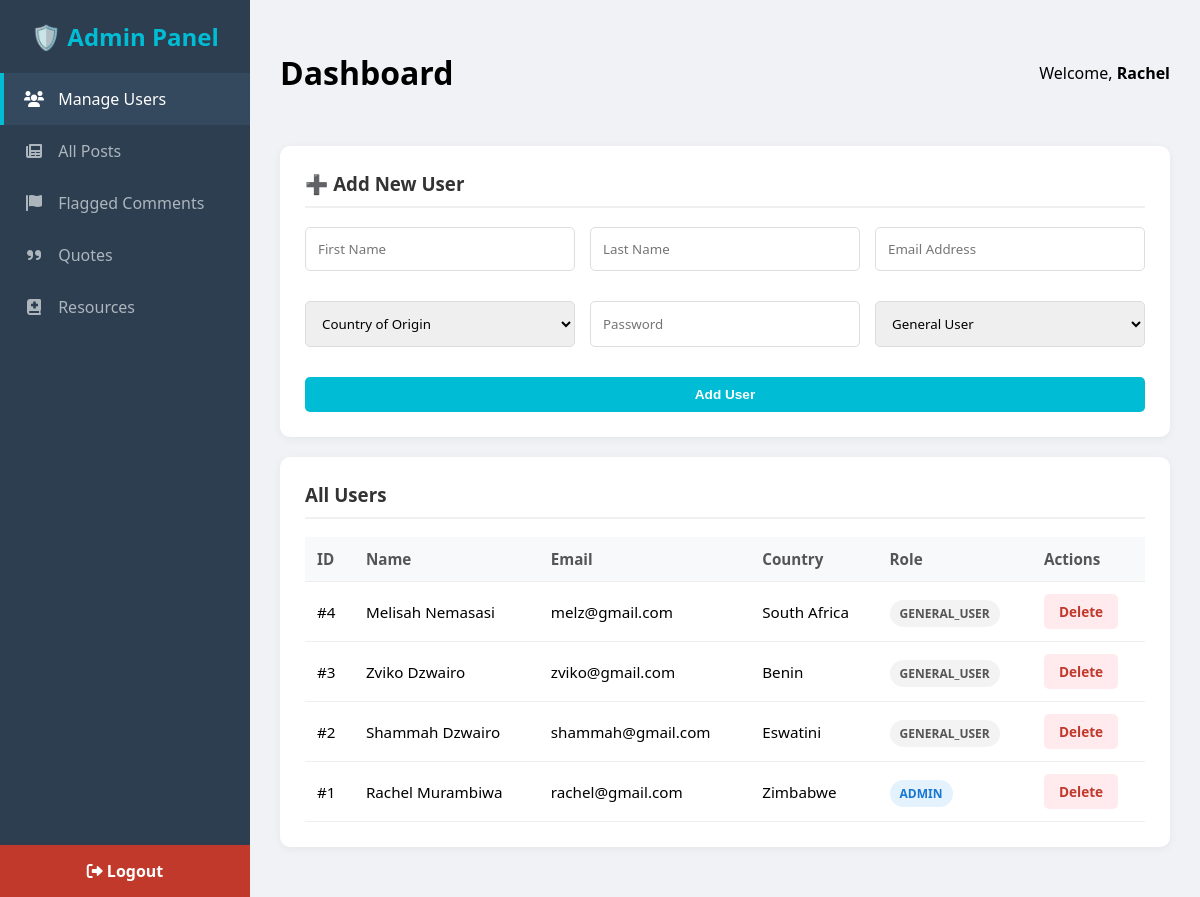
The page /view/admin/dashboard.php (signed in) on the database its author committed.
### tables this page shows
CREATE TABLE `users_safespace` (
  `user_id` int(11) NOT NULL,
  `fname` varchar(100) NOT NULL,
  `lname` varchar(100) NOT NULL,
  `email` varchar(150) NOT NULL,
  `password_hash` varchar(255) NOT NULL,
  `country` varchar(100) DEFAULT NULL,
  `created_at` timestamp NOT NULL DEFAULT current_timestamp(),
  `updated_at` timestamp NOT NULL DEFAULT current_timestamp() ON UPDATE current_timestamp(),
  `roles` enum('general_user','admin') NOT NULL DEFAULT 'general_user'
);

### view/admin/dashboard.php (the view, shortened to what this page needs)
<?php
require '../../db/config.php';
?>
<!DOCTYPE html>
<html lang="en">
<head>
    <link rel="stylesheet" href="https://cdnjs.cloudflare.com/ajax/libs/font-awesome/6.0.0/css/all.min.css">
    <link rel="stylesheet" href = "../../assets/css/admin.css">
</head>
<body>
    <div class="sidebar">
        <h2>🛡️ Admin Panel</h2>
        <a onclick="showTab('users')" class="nav-btn active" id="btn-users"><i class="fas fa-users"></i> Manage Users</a>
        <a onclick="showTab('posts')" class="nav-btn" id="btn-posts"><i class="fas fa-newspaper"></i> All Posts</a>
        <a onclick="showTab('moderation')" class="nav-btn" id="btn-moderation"><i class="fas fa-flag"></i> Flagged Comments</a>
        <a onclick="showTab('quotes')" class="nav-btn" id="btn-quotes"><i class="fas fa-quote-right"></i> Quotes</a>
        <a onclick="showTab('resources')" class="nav-btn" id="btn-resources"><i class="fas fa-book-medical"></i> Resources</a>
        <a href="../../actions/logout.php" class="logout"><i class="fas fa-sign-out-alt"></i> Logout</a>
    </div>
    <div class="main">
        <div class="header">
            <h1>Dashboard</h1>
            <span>Welcome, <strong><?php echo htmlspecialchars($_SESSION['fname'] ?? 'Admin'); ?></strong></span>
        </div>
        <div id="users" class="content-section active">
            <div class="card">
                <h3>➕ Add New User</h3>
                <form method="POST" style="display: grid; grid-template-columns: 1fr 1fr 1fr; gap: 15px;">
                    <input type="text" name="fname" placeholder="First Name" required>
                    <input type="text" name="lname" placeholder="Last Name" required>
                    <input type="email" name="email" placeholder="Email Address" required>
                    <select name="country" id="country" required>
                        <option value="" disabled selected>Country of Origin</option>
                    </select>
                    <input type="password" name="password" placeholder="Password" required>
                    <select name="role">
                        <option value="general_user">General User</option>
                    </select>
                    <button type="submit" name="add_user" class="btn btn-blue" style="grid-column: span 3;">Add User</button>
                </form>
            </div>
            <div class="card">
                <h3>All Users</h3>
                <table>
                    <thead>
                        <tr>
                            <th>ID</th>
                            <th>Name</th>
                            <th>Email</th>
                            <th>Country</th> <th>Role</th>
                            <th>Actions</th>
                        </tr>
                    </thead>
                    <tbody>
                        <?php
                        $res = $conn->query("SELECT * FROM users_safespace ORDER BY user_id DESC");
                        while($row = $res->fetch_assoc()):
                            $role = $row['roles'] ?? 'user';
                        ?>
                        <tr>
                            <td>#<?php echo $row['user_id']; ?></td>
                            <td><?php echo htmlspecialchars($row['fname'] . " " . $row['lname']); ?></td>
                            <td><?php echo htmlspecialchars($row['email']); ?></td>
                            <td><?php echo htmlspecialchars($row['country']); ?></td> <td><span class="badge <?php echo ($role=='admin')?'badge-admin':'badge-user'; ?>"><?php echo $role; ?></span></td>
                            <td>
                                <a href="?delete_user=<?php echo $row['user_id']; ?>" class="btn btn-red" onclick="return confirm('Delete this user?');">Delete</a>
                            </td>
                        </tr>
                        <?php endwhile; ?>
                    </tbody>
                </table>
            </div>
        </div>
    </div>
</body>
</html>

### assets/css/admin.css (style rules this page uses)
body { font-family: 'Segoe UI', sans-serif; background: #f0f2f5; margin: 0; display: flex; height: 100vh; }
.sidebar { width: 250px; background: #2c3e50; color: white; display: flex; flex-direction: column; }
.sidebar h2 { text-align: center; padding: 20px 0; color: #00BCD4; margin: 0; font-size: 1.5rem; }
.nav-btn { padding: 15px 20px; color: #adb5bd; text-decoration: none; border-left: 4px solid transparent; cursor: pointer; display: block; transition: 0.3s; }
.nav-btn:hover, .nav-btn.active { background: #34495e; color: white; border-left-color: #00BCD4; }
.nav-btn i { margin-right: 10px; width: 20px; text-align: center; }
.logout { margin-top: auto; background: #c0392b; color: white; text-align: center; padding: 15px; text-decoration: none; font-weight: bold; }
.main { flex: 1; padding: 30px; overflow-y: auto; }
.header { display: flex; justify-content: space-between; align-items: center; margin-bottom: 30px; }
.content-section { display: none; animation: fadeIn 0.3s; }
.content-section.active { display: block; }
.card { background: white; padding: 25px; border-radius: 10px; box-shadow: 0 2px 10px rgba(0,0,0,0.05); margin-bottom: 20px; }
.card h3 { margin-top: 0; color: #333; border-bottom: 2px solid #f0f0f0; padding-bottom: 10px; }
table { width: 100%; border-collapse: collapse; margin-top: 15px; }
th, td { padding: 12px; text-align: left; border-bottom: 1px solid #eee; font-size: 0.95rem; }
th { background: #f8f9fa; color: #555; font-weight: 600; }
.btn { padding: 8px 15px; border-radius: 5px; text-decoration: none; font-size: 0.85rem; font-weight: bold; border: none; cursor: pointer; display: inline-block; }
.btn-red { background: #ffebee; color: #c0392b; }
.btn-blue { background: #00BCD4; color: white; padding: 10px 20px; }
input, select, textarea { padding: 12px; border: 1px solid #ddd; border-radius: 5px; width: 100%; margin-bottom: 15px; box-sizing: border-box; font-family: inherit; }
.badge { padding: 5px 10px; border-radius: 15px; font-size: 0.75rem; font-weight: bold; text-transform: uppercase; }
.badge-admin { background: #e3f2fd; color: #1976d2; }
.badge-user { background: #f3f3f3; color: #555; }

### rows shown on the page
users_safespace: user_id "4", fname+lname "Melisah Nemasasi", email "melz@gmail.com", country "South Africa", roles "GENERAL_USER"
users_safespace: user_id "3", fname+lname "Zviko Dzwairo", email "zviko@gmail.com", country "Benin", roles "GENERAL_USER"
users_safespace: user_id "2", fname+lname "Shammah Dzwairo", email "shammah@gmail.com", country "Eswatini", roles "GENERAL_USER"
users_safespace: user_id "1", fname+lname "Rachel Murambiwa", email "rachel@gmail.com", country "Zimbabwe", roles "ADMIN"

### other values the page prints
$_SESSION['fname'] "Rachel"
